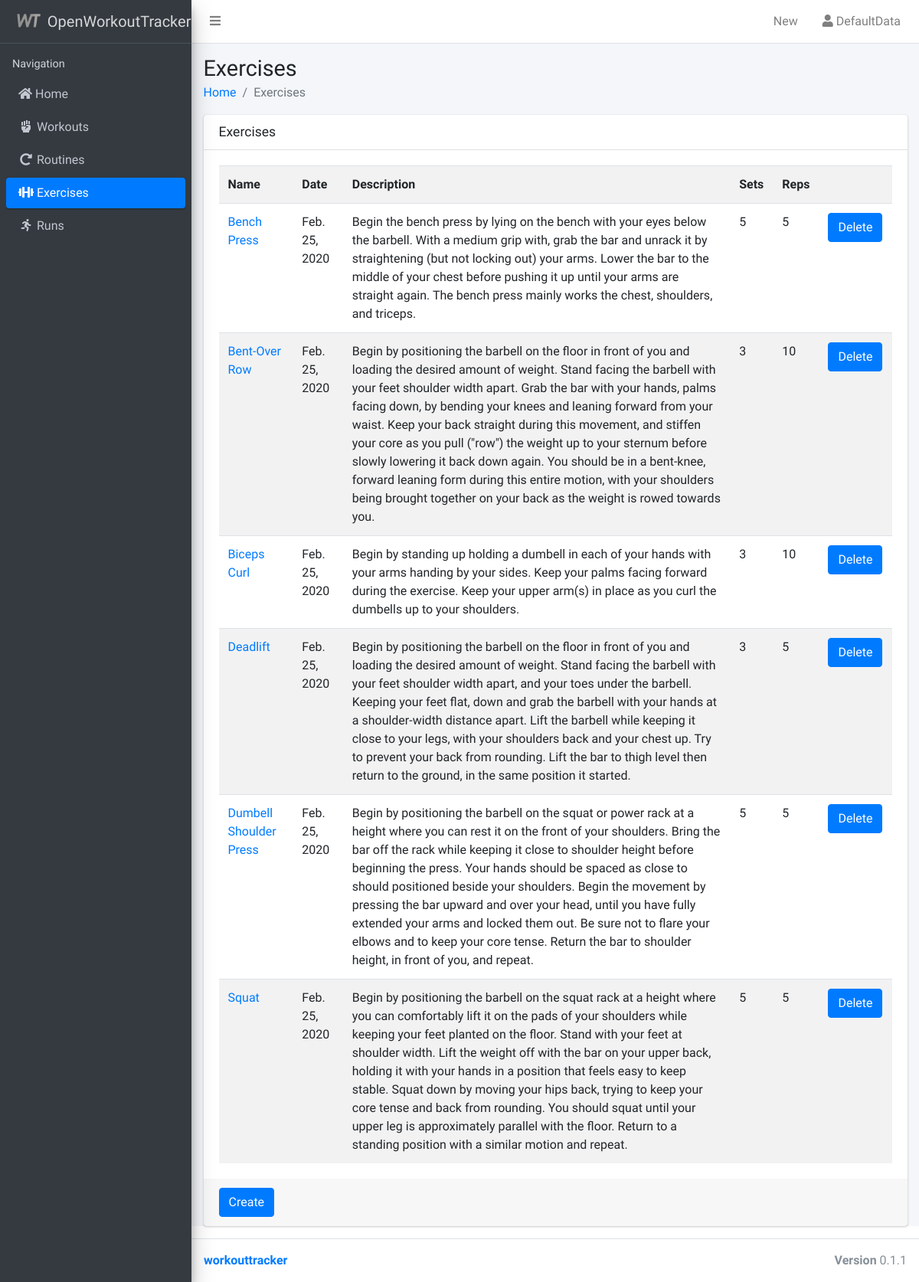
/exercises/ (signed in), run on the app's committed database.
### workouttracker/models.py (models this page shows, shortened)
class Exercise(models.Model):
    title = models.CharField(max_length=64)
    dateAdded = models.DateField(default=date.today)
    description = models.TextField(blank=True, null=True)
    sets = models.IntegerField(blank=True, null=True)
    reps = models.IntegerField(blank=True, null=True)
    user = models.ForeignKey(User, on_delete=models.SET_NULL, null=True, blank=True)
    objects = ExerciseQuerySet.as_manager()
    def get_absolute_url(self):
        return reverse('exercise_update', args=[self.pk])

### workouttracker/views/exercises.py (the view)
class ExerciseIndex(LoginRequiredMixin, generic.ListView):
    template_name = 'workouttracker/exercises_overview.html'
    context_object_name = 'exercises'
    def get_queryset(self):
        return Exercise.objects.belongsTo(self.request.user)
    def get_context_data(self, **kwargs):
        context = super().get_context_data(**kwargs)
        context['menu'] = 'exercises'
        return context

### workouttracker/models.py (called while the page is built)
    def belongsTo(self, user):
        return self.filter(user=user)

### workouttracker/templates/workouttracker/exercises_overview.html (shortened to what this page needs)
{% extends 'workouttracker/base.html' %}
{% load humanize %}
{% block content_header %}
<h1>Exercises
</h1>
<ol class="breadcrumb">
  <li class="breadcrumb-item"><a href="/">Home</a></li>
  <li class="breadcrumb-item active">Exercises</li>
</ol>
{% endblock %}
{% block content %}
<div class="card">
<div class="card-header with-border">
  <h3 class="card-title">Exercises</h3>
</div>
<div class="card-body">
<table class="table table-striped">
  <tr>
    <th>Name</th>
    <th>Date</th>
    <th>Description</th>
    <th class="hidden-xs">Sets</th>
    <th class="hidden-xs">Reps</th>
    <th class="hidden-xs"></th>
  </tr>
{% for exercise in exercises %}
<tr>
  <td><a href="{{ exercise.get_absolute_url }}">{{ exercise.title }}</a></td>
  <td class="hidden-xs">{{ exercise.dateAdded }}</td>
  <td class="hidden-xs">{{ exercise.description }}</td>
  <td class="hidden-xs">{{ exercise.sets }}</td>
  <td class="hidden-xs">{{ exercise.reps }}</td>
  <td class="hidden-xs"><a href="#" onclick="document.getElementById('delete_form_{{exercise.pk}}').submit();" class="btn btn-primary">Delete</a></td>
{% endfor %}
</table>
</div>
<div class="card-footer">
  <a href="{% url 'exercise_create' %}" class="btn btn-primary">Create</a>
</div>
</div>
{% endblock %}

### workouttracker/templates/workouttracker/base.html (shortened to what this page needs)
{% load static %}
{% load account %}
<!DOCTYPE html>
<html>
  <head>
    <link rel="stylesheet" href="{% static 'vendor/css/font-awesome.min.css' %}">
    <link rel="stylesheet" href="{% static 'vendor/fontawesome-free/css/all.min.css' %}">
    <link rel="stylesheet" href="{% static 'vendor/overlayScrollbars/css/OverlayScrollbars.min.css' %}">
    <link rel="stylesheet" href="{% static 'vendor/css/AdminLTE.min.css' %}">
  </head>
  <body class="hold-transition sidebar-mini">
    <div class="wrapper">
        <nav class="main-header navbar navbar-expand navbar-white navbar-light">
            <ul class="navbar-nav">
            <li class="nav-item">
              <a class="nav-link" data-widget="pushmenu" href="#"><i class="fas fa-bars"></i></a>
            </li>
          </ul>
            <ul class="nav navbar-nav ml-auto">
              <li class="nav-item dropdown">
                <a class="nav-link" data-toggle="dropdown" href="#">New</a>
              </li>
              <li class="nav-item dropdown user user-menu">
                <a class="nav-link" data-toggle="dropdown" href="#">
                  <i class="fa fa-user" aria-hidden="true"></i>
                  <span class="hidden-xs">{% user_display user %}</span>
                </a>
              </li>
            </ul>
        </nav>
     <aside class="main-sidebar sidebar-dark-primary elevation-4">
      <a href="{% url 'index' %}" class="brand-link">
        <img src="/static/workouttracker/img/android-chrome-192x192.png" alt="OpenWorkoutTrackerLogo" class="brand-image"
        >
        <span class="brand-text font-weight-light"><b>Open</b>WorkoutTracker</span>
      </a>
          <div class="sidebar">
          <nav class="mt-2">
          <ul class="nav nav-pills nav-sidebar flex-column" data-widget="treeview" role="menu" data-accordion="false">
            <li class="nav-header">Navigation</li>
            <li class="nav-item">
              <a href="/" {% if menu == "home" %} class="nav-link active"{% else %}class="nav-link"{% endif %} >
                <i class="fa fa-home"></i> <p>Home</p>
              </a>
            </li>
            <li class="nav-item">
              <a href="{% url 'workouts' %}" {% if menu == "workouts" %} class="nav-link active"{% else %}class="nav-link"{% endif %} >
                <i class="fa fa-fist-raised fa-fw"></i>
                <p>Workouts</p>
              </a>
            </li>
            <li class="nav-item">
              <a href="{% url 'routines' %}" {% if menu == "routines" %} class="nav-link active"{% else %}class="nav-link"{% endif %}>
                <i class="fa fa-redo-alt fa-fw"></i>
                <p>Routines</p>
              </a>
            </li>
            <li class="nav-item">
              <a href="{% url 'exercises' %}" {% if menu == "exercises" %} class="nav-link active"{% else %}class="nav-link"{% endif %}><i class="fa fa-dumbbell fa-fw"></i>
                <p>Exercises</p>
              </a>
            </li>
            <li class="nav-item">
              <a href="{% url 'runs' %}" {% if menu == "runs" %} class="nav-link active"{% else %}class="nav-link"{% endif %}><i class="fa fa-running fa-fw"></i>
                <p>Runs</p>
              </a>
            </li>
          </ul>
        </nav>
      </div>
      </aside>
      <div class="content-wrapper">
        <div class="content-header">
          <div class="container-fluid">
          {% block content_header %}
          {% endblock %}
          </div>
        </div>
        <section class="content">
        <div class="container-fluid">
          {% block content %}
          {% endblock %}
        </div>
      </div>
      <footer class="main-footer">
        <div class="pull-right hidden-xs">
          <b>Version</b> 0.1.1
        </div>
        <strong><a href="https://github.com/agstrike/workouttracker">workouttracker</a></strong>
      </footer>
    </div>
  </body>
</html>

### data on the page
Exercise: title "Bench Press", dateAdded "Feb. 25, 2020", description "Begin the bench press by lying on the bench with your eyes below the barbell. With a medium grip with, grab the bar and unrack it by straightening (but not locking out) your arms. Lower the bar to the middle of your chest before pushing it up until your arms are straight again. The bench press mainly works the chest, shoulders, and triceps.", sets "5", reps "5"
Exercise: title "Bent-Over Row", dateAdded "Feb. 25, 2020", description "Begin by positioning the barbell on the floor in front of you and loading the desired amount of weight. Stand facing the barbell with your feet shoulder width apart. Grab the bar with your hands, palms facing down, by bending your knees and leaning forward from your waist. Keep your back straight during this movement, and stiffen your core as you pull (\"row\") the weight up to your sternum before slowly lowering it back down again. You should be in a bent-knee, forward leaning form during this entire motion, with your shoulders being brought together on your back as the weight is rowed towards you.", sets "3", reps "10"
Exercise: title "Biceps Curl", dateAdded "Feb. 25, 2020", description "Begin by standing up holding a dumbell in each of your hands with your arms handing by your sides. Keep your palms facing forward during the exercise. Keep your upper arm(s) in place as you curl the dumbells up to your shoulders.", sets "3", reps "10"
Exercise: title "Deadlift", dateAdded "Feb. 25, 2020", description "Begin by positioning the barbell on the floor in front of you and loading the desired amount of weight. Stand facing the barbell with your feet shoulder width apart, and your toes under the barbell. Keeping your feet flat, down and grab the barbell with your hands at a shoulder-width distance apart. Lift the barbell while keeping it close to your legs, with your shoulders back and your chest up. Try to prevent your back from rounding. Lift the bar to thigh level then return to the ground, in the same position it started.", sets "3", reps "5"
Exercise: title "Dumbell Shoulder Press", dateAdded "Feb. 25, 2020", description "Begin by positioning the barbell on the squat or power rack at a height where you can rest it on the front of your shoulders. Bring the bar off the rack while keeping it close to shoulder height before beginning the press. Your hands should be spaced as close to should positioned beside your shoulders. Begin the movement by pressing the bar upward and over your head, until you have fully extended your arms and locked them out. Be sure not to flare your elbows and to keep your core tense. Return the bar to shoulder height, in front of you, and repeat.", sets "5", reps "5"
Exercise: title "Squat", dateAdded "Feb. 25, 2020", description "Begin by positioning the barbell on the squat rack at a height where you can comfortably lift it on the pads of your shoulders while keeping your feet planted on the floor. Stand with your feet at shoulder width. Lift the weight off with the bar on your upper back, holding it with your hands in a position that feels easy to keep stable. Squat down by moving your hips back, trying to keep your core tense and back from rounding. You should squat until your upper leg is approximately parallel with the floor. Return to a standing position with a similar motion and repeat.", sets "5", reps "5"
